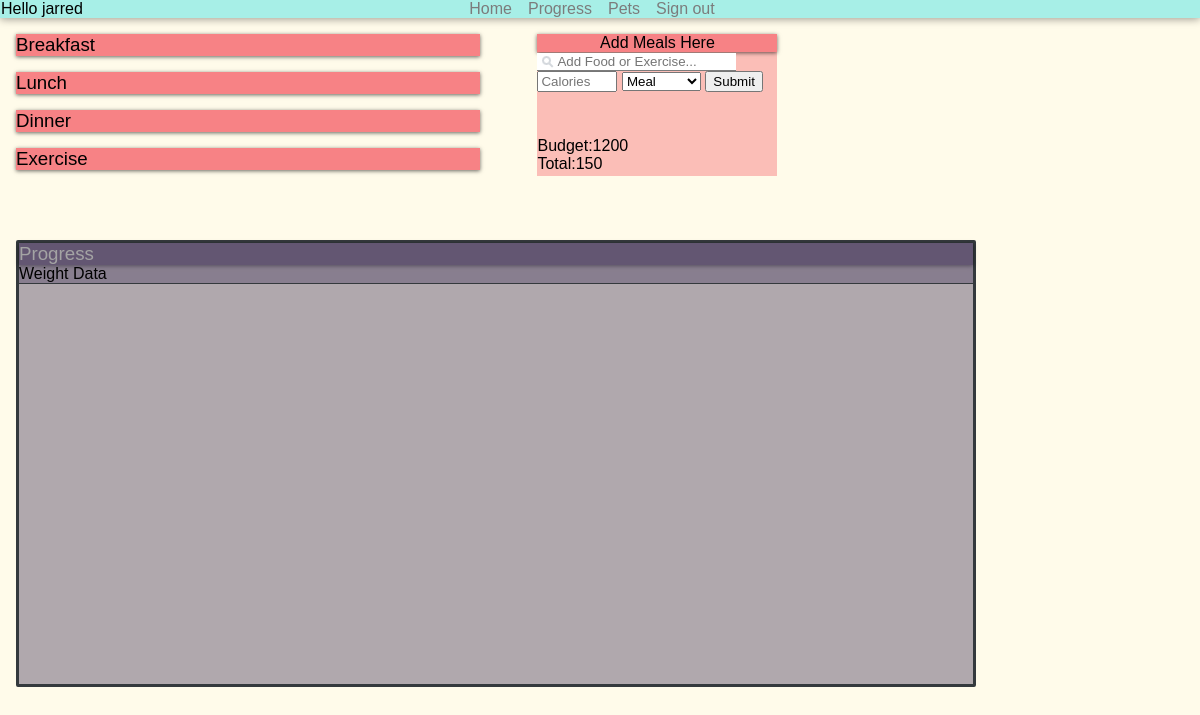
The app's page / (signed in), older data.
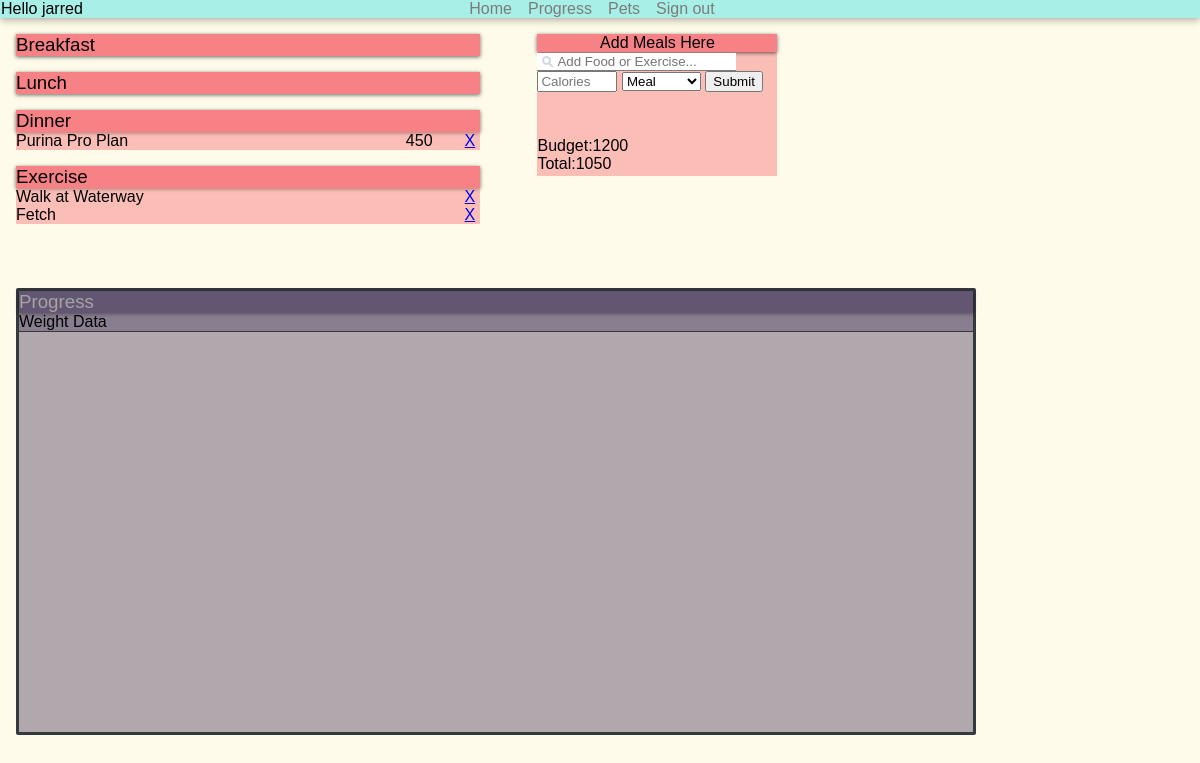
The same page, newer data.
### app.py (models this page shows, shortened)
class UserInfo(db.Model, UserMixin):
    id = db.Column(db.Integer, primary_key=True)
    username = db.Column(db.String(20), unique=True, nullable=False)
    password = db.Column(db.String, nullable=False)
    dogFoods = db.relationship('DogFood', backref='user_info', lazy=True)
    pets = db.relationship('Pets', backref='user_info', lazy=True)

class DogFood(db.Model):
    id = db.Column(db.Integer, primary_key=True )
    user_id = db.Column(db.Integer, db.ForeignKey('user_info.id'), nullable=False)
    brandName = db.Column(db.String(50), nullable=False)
    calories = db.Column(db.Integer, default=300, nullable=False)
    meal = db.Column(db.String(15), nullable=False)
    pet = db.Column(db.String(50), nullable=False, default="Thor")
    date_created = db.Column(db.DateTime, default=datetime.utcnow)

### app.py (the view)
@app.route("/", methods=['POST', 'GET'])
@login_required
def index():
    userId = current_user.id
    petName = "Thor"
    if request.method =='POST':
        food_content = request.form['content']
        meal_content = request.form['meal']
        kcals = request.form['calories']
        new_food = DogFood(brandName=food_content, meal=meal_content, calories=kcals, user_id=userId)
        if new_food.calories == '':
            new_food.calories = 0
        try:
            db.session.add(new_food)
            db.session.commit()
            return redirect("/")
        except:
            return "There was a problem adding your food."
    else:
        foods = DogFood.query.order_by(DogFood.date_created).all()
        return render_template('index.html', foods=foods, petName=petName)

### app.py (called while the page is built)
@login_manager.user_loader
def load_user(user_id):
    return UserInfo.query.get(int(user_id))

### templates/index.html (shortened to what this page needs)
{% extends 'base.html' %}
{% block body %}
    <div class="header">
        <div id="userName" class="userName"> Hello {{ current_user.username }} </div>
        <a href="#">
            <div class="head-btns">Home</div>
        </a>
        <a href="#progress">
            <div class="head-btns">Progress</div>
        </a>
        <a href="#">
            <div class="head-btns">Pets</div>
        </a>
        <a href="{{ url_for('logout') }}">
            <div class="head-btns">Sign out</div>
        </a>
    </div>
    <div class="meal-items">
        <div class="meal-entry">
            <div class="meal-title">
                <h3>Breakfast</h3>
            </div>
        </div>
        <div class="meal-entry">
            <div class="meal-title">
                <h3>Lunch</h3>
            </div>
        </div>
        <div class="meal-entry">
            <div class="meal-title">
                <h3>Dinner</h3>
            </div>
            {% for food in foods %}
                {% if food.meal == 'dinner' %}
                    <div class="logged-item">
                        <div class="item-name">
                            {{ food.brandName }}
                        </div>
                        <div class="delete-btn">
                            <div class="cal-amount">
                                {{ food.calories }}
                            </div>
                            <a href="/delete/{{food.id}}"> X </a>
                        </div>
                    </div>
                {% endif %}
            {% endfor %}
            </div>
        <div class="meal-entry">
            <div class="meal-title">
                <h3>Exercise</h3>
            </div>
            </div>
            {% for food in foods %}
                {% if food.meal == 'exercise' %}
                    <div class="logged-item">
                        <div class="item-name">
                            {{ food.brandName }}
                        </div>
                        <div class="delete-btn">
                            <a href="/delete/{{food.id}}"> X </a>
                        </div>
                    </div>
                {% endif %}
            {% endfor %}
            </div>
    <div class="calorie-window-container">
        <div class="calorie-window">
            <div class="head">
                Add Meals Here
            </div>
            <div class="food-input">
                <form action="/" method="POST">
                    <input type="text" class="food-search" placeholder="Add Food or Exercise..." id="content" name="content">
                    <input type="text" class="cals" placeholder="Calories" id="calories" name="calories">
                    <select name="meal" id="meal">
                        <option disabled selected value="">Meal</option>
                    </select>
                    <input type="submit" value="Submit">
                </form>
            </div>
            <div class="cal-totals">
                <div class="budget">
                    <div>Budget:</div>
                    <div class="cal-amount">1200</div>
                </div>
                <div class="total">
                    <div>Total:</div>
                    <div class="cal-amount">{{ foods|sum(attribute='calories') }}</div>
                </div>
            </div>
        </div>
    </div>
    <div class="progress" id="progress">
        <h3>Progress</h3>
        <div class="chart">Weight Data</div>
        <div id="tester" style="width:600px;height:400px;"></div>
    </div>
{% endblock %}

### templates/base.html (shortened to what this page needs)
<!DOCTYPE html>
<html lang="en">
<head>
    <link rel="stylesheet" href="{{ url_for('static', filename='css/main.css') }}">
    <link rel="stylesheet" href="{{ url_for('static', filename='css/style-login.css') }}">
</head>
<body>
    {% block body %} {% endblock %}
</body>
</html>

### static/css/main.css (style rules this page uses)
body { margin: 0; }
*, *::before, *::after { box-sizing: border-box; }
:root { --light-gray: rgb(164,164,164); --med-gray: rgb(124,124,124); --dark-gray: rgb(52,57,61); --entry-color: rgba(247,130,133,1); --item-color: rgba(247,130,133,.5); --progress-title: rgba(99,86,114,1); --progress-content: rgba(99,86,114,.5); }
html { scroll-behavior: smooth; }
body { font-family: 'Gill Sans', 'Gill Sans MT', Calibri, 'Trebuchet MS', sans-serif; background-color: rgb(255,251,234); }
.header { display: flex; justify-content: center; position: sticky; top: 0; font-size: 1rem; box-shadow: 0 1px 8px 0 rgba(0, 0, 0, .4); background-color: rgba(167,239,231,1); z-index: 10; }
.header a { padding-right: 1em; text-decoration: none; }
.head-btns { color: var(--med-gray); }
.userName { position: absolute; left: 1px; z-index: 11; }
.meal-items { display: inline-block; padding-left: 1rem; min-width: 40%; margin-right: 5px; }
.meal-entry { width: 100%; margin-top: 1rem; border-radius: 2px; }
.meal-title { background-color: var(--entry-color); box-shadow: 0 1px 4px 0 rgba(0, 0, 0, .6); max-height: 2rem; display: flex; }
h3 { font-weight: normal; margin: 0; }
.logged-item { display: flex; background-color: var(--item-color); }
.cal-amount { margin-right: 2em; }
.delete-btn { display: flex; margin-left: auto; margin-right: .3em; }
.calorie-window-container { display: inline-block; vertical-align: top; margin-top: 1rem; margin-left: 3rem; width: 20%; background-color: var(--item-color); min-height: 7rem; position: relative; }
.calorie-window .head { background-color: var(--entry-color); box-shadow: 0 1px 4px 0 rgba(0, 0, 0, .6); display: flex; justify-content: center; text-align: center; }
.food-input { margin-left: auto; padding-right: .2em; }
.food-search { border: none; border-bottom: 1px solid var(--med-gray); background-image: url('../img/search.png'); background-position: 5px 3px; background-repeat: no-repeat; padding-left: 20px; max-width: 100%; }
.cals { max-width: 5rem; }
.cal-totals { position: relative; bottom: .2rem; padding-top: 3rem; }
.total, .budget { display: flex; }
.progress { margin-left: 1rem; margin-top: 4rem; width: 80%; min-height: 25rem; position: relative; border-style: solid; border-color: var(--dark-gray); border-radius: 2px; margin-bottom: 10px; background-color: var(--progress-content) }
.progress > h3 { color: var(--light-gray); background-color: var(--progress-title); box-shadow: 0 1px 4px 0 rgba(0, 0, 0, .6); }
.chart { border-bottom: 1px solid var(--dark-gray); background-color: var(--progress-content); }

### static/css/style-login.css (style rules this page uses)
body { margin: 0; }
*, *::before, *::after { box-sizing: border-box; }
body { font-family: 'Gill Sans', 'Gill Sans MT', Calibri, 'Trebuchet MS', sans-serif; background-color: rgb(255,251,234); }
a { justify-items: center; }

Row changes from the older to the newer data that the page shows:
added DogFood: brandName "Purina Pro Plan", calories "450", shown under "Dinner"
added DogFood: brandName "Walk at Waterway", shown under "Exercise"
added DogFood: brandName "Fetch", shown under "Exercise"
Text that changed along with them:
{{ foods|sum(attribute='calories') }}: "150" → "1050"
